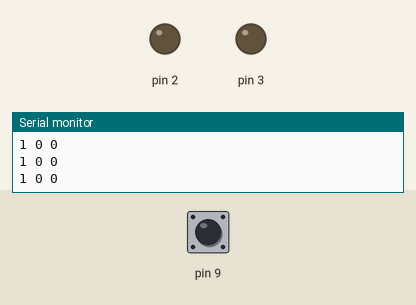
The sketch below on a simulated Arduino Uno, built with avr-gcc and run on an emulated ATmega328P. Shown: output pins drawn as LEDs (lit = HIGH), the last lines printed to the serial monitor. Dashed ring = blinking. Inputs (shaded band) come from the test bench; at power-on: pin 9 HIGH.

Above: at 1.2 s.
1.3 s: pin 9 pulled LOW for 1 s
At 1.43 s:
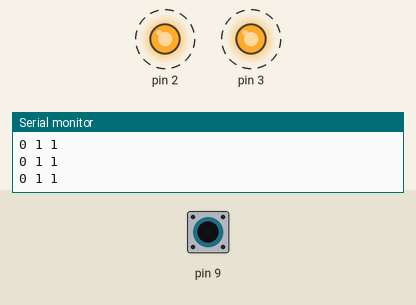
3.8 s: pin 9 pulled LOW for 0.15 s
At 4.4 s:
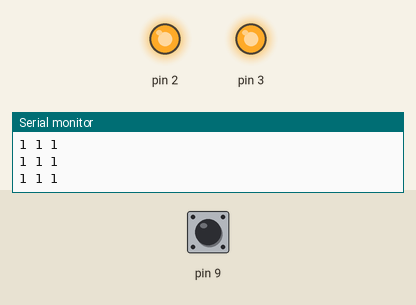
5.4 s: pin 9 pulled LOW for 3.2 s
At 9.9 s:
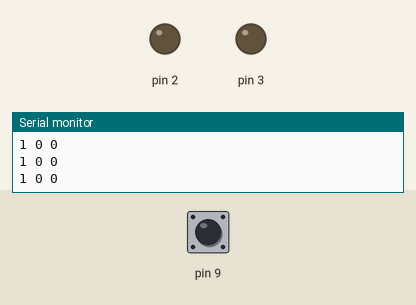
Timing chart, 0 to 11.4 s (numbered marks = the images above; inputs shaded):
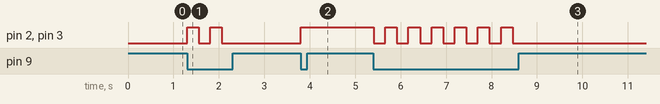

The sketch:

crossboard.ino
```cpp
int state=0;
long Time=0;
void setup() {
  Serial.begin(9600);
  pinMode(3,OUTPUT);
  pinMode(2,OUTPUT);
  pinMode(9,INPUT_PULLUP);
}

void loop() {
 if(digitalRead(9)==LOW)
 {
  if(millis()-Time>=250)
  {
    Time=millis();
    if(state==0)
    {
      state=1;
    }else
    {
      state=0;
    }
  }

 }
 if(state==1)
 {
    digitalWrite(3,HIGH);
    digitalWrite(2,HIGH);
 }else
 {
    digitalWrite(3,LOW);
    digitalWrite(2,LOW);
 }
 Serial.print(digitalRead(9));
 Serial.print(" ");
 Serial.print(digitalRead(2));
 Serial.print(" ");
 Serial.println(digitalRead(3));

}
```

Measured:
- after the input at 1.3 s, pin 2, pin 3: alternates HIGH for 0.25 s and LOW for 0.25 s, 4 changes in all, then stays LOW, starting at once
- after the input at 3.8 s, pin 2, pin 3: LOW → HIGH at once
- after the input at 5.4 s, pin 2, pin 3: alternates HIGH for 0.25 s and LOW for 0.25 s, 13 changes in all, then stays LOW, starting at once
